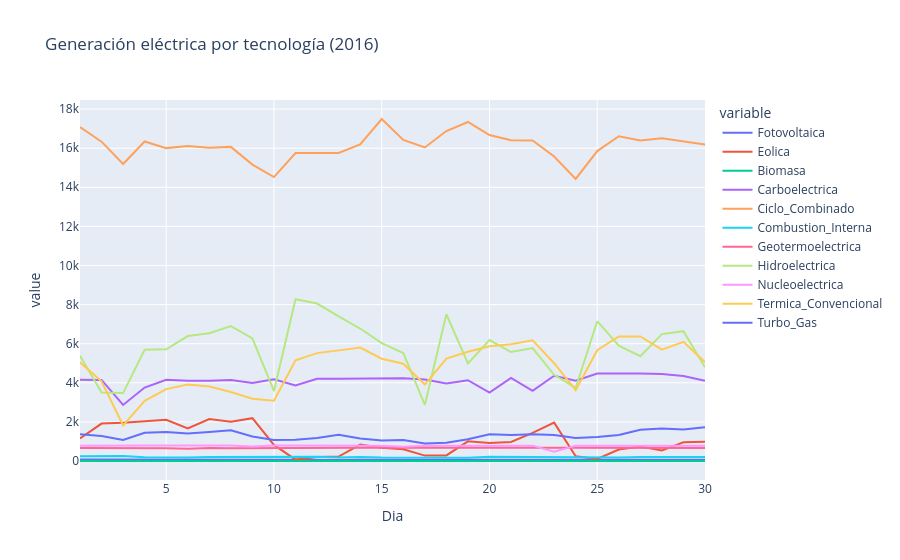

Notebook source saved alongside this figure:
### Code cell
fig = px.line(
    datos,
    x="Dia",
    y=datos.columns[1:],
    title="Generación eléctrica por tecnología (2016)"
)

fig.show()

### Figure 1 — Plotly figure (JSON) as saved in the notebook; plotly's stock layout.template omitted (floating-point values rounded to 4 significant figures)
{"data": [{"hovertemplate": "variable=Fotovoltaica<br>Dia=%{x}<br>value=%{y}<extra></extra>", "legendgroup": "Fotovoltaica", "line": {"color": "#636efa", "dash": "solid"}, "marker": {"symbol": "circle"}, "mode": "lines", "name": "Fotovoltaica", "orientation": "v", "showlegend": true, "type": "scatter", "x": [1, 2, 3, 4, 5, 6, 7, 8, 9, 10, 11, 12, 13, 14, 15, 16, 17, 18, 19, 20, 21, 22, 23, 24, 25, 26, 27, 28, 29, 30], "xaxis": "x", "y": [77.73, 75.9, 67.71, 66.34, 65.25, 31.48, 51.37, 39.73, 41.47, 60.02, 61.62, 48.13, 48.45, 64.22, 56.51, 62.76, 63.72, 62.18, 63.77, 57.94, 65.4, 58.75, 53.02, 67.56, 62.98, 67.1, 65.8, 67.2, 38.95, 62.19], "yaxis": "y"}, {"hovertemplate": "variable=Eolica<br>Dia=%{x}<br>value=%{y}<extra></extra>", "legendgroup": "Eolica", "line": {"color": "#EF553B", "dash": "solid"}, "marker": {"symbol": "circle"}, "mode": "lines", "name": "Eolica", "orientation": "v", "showlegend": true, "type": "scatter", "x": [1, 2, 3, 4, 5, 6, 7, 8, 9, 10, 11, 12, 13, 14, 15, 16, 17, 18, 19, 20, 21, 22, 23, 24, 25, 26, 27, 28, 29, 30], "xaxis": "x", "y": [1150.0, 1915.0, 1954.0, 2037.0, 2111.0, 1664.0, 2147.0, 2004.0, 2192.0, 822.9, 71.65, 204.7, 228.5, 838.3, 679.4, 598.1, 275.4, 284.2, 1008.0, 923.9, 977.2, 1440.0, 1963.0, 237.1, 103.8, 584.7, 734.9, 542.0, 959.8, 990.3], "yaxis": "y"}, {"hovertemplate": "variable=Biomasa<br>Dia=%{x}<br>value=%{y}<extra></extra>", "legendgroup": "Biomasa", "line": {"color": "#00cc96", "dash": "solid"}, "marker": {"symbol": "circle"}, "mode": "lines", "name": "Biomasa", "orientation": "v", "showlegend": true, "type": "scatter", "x": [1, 2, 3, 4, 5, 6, 7, 8, 9, 10, 11, 12, 13, 14, 15, 16, 17, 18, 19, 20, 21, 22, 23, 24, 25, 26, 27, 28, 29, 30], "xaxis": "x", "y": [0.413, 0.424, 0.343, 0.239, 0.208, 0.0, 0.0, 0.481, 0.489, 0.0, 0.0, 0.0, 0.0, 0.0, 0.0, 0.0, 0.0, 0.466, 0.0, 0.0, 0.0, 0.0, 0.0, 0.0, 1.141, 0.0, 0.0, 0.0, 0.022, 0.0], "yaxis": "y"}, {"hovertemplate": "variable=Carboelectrica<br>Dia=%{x}<br>value=%{y}<extra></extra>", "legendgroup": "Carboelectrica", "line": {"color": "#ab63fa", "dash": "solid"}, "marker": {"symbol": "circle"}, "mode": "lines", "name": "Carboelectrica", "orientation": "v", "showlegend": true, "type": "scatter", "x": [1, 2, 3, 4, 5, 6, 7, 8, 9, 10, 11, 12, 13, 14, 15, 16, 17, 18, 19, 20, 21, 22, 23, 24, 25, 26, 27, 28, 29, 30], "xaxis": "x", "y": [4160.0, 4148.0, 2867.0, 3755.0, 4159.0, 4103.0, 4103.0, 4142.0, 3987.0, 4185.0, 3870.0, 4201.0, 4210.0, 4208.0, 4236.0, 4227.0, 4171.0, 3969.0, 4132.0, 3498.0, 4251.0, 3591.0, 4358.0, 4102.0, 4471.0, 4485.0, 4472.0, 4450.0, 4348.0, 4103.0], "yaxis": "y"}, {"hovertemplate": "variable=Ciclo_Combinado<br>Dia=%{x}<br>value=%{y}<extra></extra>", "legendgroup": "Ciclo_Combinado", "line": {"color": "#FFA15A", "dash": "solid"}, "marker": {"symbol": "circle"}, "mode": "lines", "name": "Ciclo_Combinado", "orientation": "v", "showlegend": true, "type": "scatter", "x": [1, 2, 3, 4, 5, 6, 7, 8, 9, 10, 11, 12, 13, 14, 15, 16, 17, 18, 19, 20, 21, 22, 23, 24, 25, 26, 27, 28, 29, 30], "xaxis": "x", "y": [17080.0, 16330.0, 15190.0, 16340.0, 16000.0, 16110.0, 16020.0, 16070.0, 15160.0, 14520.0, 15750.0, 15770.0, 15750.0, 16200.0, 17490.0, 16430.0, 16040.0, 16880.0, 17340.0, 16670.0, 16410.0, 16400.0, 15570.0, 14430.0, 15850.0, 16610.0, 16390.0, 16500.0, 16330.0, 16190.0], "yaxis": "y"}, {"hovertemplate": "variable=Combustion_Interna<br>Dia=%{x}<br>value=%{y}<extra></extra>", "legendgroup": "Combustion_Interna", "line": {"color": "#19d3f3", "dash": "solid"}, "marker": {"symbol": "circle"}, "mode": "lines", "name": "Combustion_Interna", "orientation": "v", "showlegend": true, "type": "scatter", "x": [1, 2, 3, 4, 5, 6, 7, 8, 9, 10, 11, 12, 13, 14, 15, 16, 17, 18, 19, 20, 21, 22, 23, 24, 25, 26, 27, 28, 29, 30], "xaxis": "x", "y": [242.6, 267.3, 261.4, 191.4, 179.3, 185.0, 203.2, 209.9, 219.8, 215.7, 212.8, 214.1, 178.7, 206.0, 178.0, 175.1, 187.2, 201.2, 172.6, 211.9, 204.4, 211.1, 212.2, 211.6, 207.6, 184.5, 207.8, 207.4, 212.0, 209.7], "yaxis": "y"}, {"hovertemplate": "variable=Geotermoelectrica<br>Dia=%{x}<br>value=%{y}<extra></extra>", "legendgroup": "Geotermoelectrica", "line": {"color": "#FF6692", "dash": "solid"}, "marker": {"symbol": "circle"}, "mode": "lines", "name": "Geotermoelectrica", "orientation": "v", "showlegend": true, "type": "scatter", "x": [1, 2, 3, 4, 5, 6, 7, 8, 9, 10, 11, 12, 13, 14, 15, 16, 17, 18, 19, 20, 21, 22, 23, 24, 25, 26, 27, 28, 29, 30], "xaxis": "x", "y": [667.3, 668.9, 662.5, 663.1, 650.8, 625.6, 661.5, 655.6, 661.6, 643.1, 645.9, 672.9, 665.9, 699.1, 700.1, 700.2, 693.8, 672.2, 665.5, 670.0, 666.0, 668.2, 673.2, 674.7, 673.0, 671.4, 670.3, 670.2, 668.9, 669.2], "yaxis": "y"}, {"hovertemplate": "variable=Hidroelectrica<br>Dia=%{x}<br>value=%{y}<extra></extra>", "legendgroup": "Hidroelectrica", "line": {"color": "#B6E880", "dash": "solid"}, "marker": {"symbol": "circle"}, "mode": "lines", "name": "Hidroelectrica", "orientation": "v", "showlegend": true, "type": "scatter", "x": [1, 2, 3, 4, 5, 6, 7, 8, 9, 10, 11, 12, 13, 14, 15, 16, 17, 18, 19, 20, 21, 22, 23, 24, 25, 26, 27, 28, 29, 30], "xaxis": "x", "y": [5377.0, 3507.0, 3473.0, 5691.0, 5716.0, 6389.0, 6537.0, 6899.0, 6267.0, 3579.0, 8275.0, 8055.0, 7400.0, 6777.0, 6025.0, 5523.0, 2867.0, 7506.0, 4994.0, 6188.0, 5574.0, 5780.0, 4410.0, 3740.0, 7151.0, 5898.0, 5360.0, 6492.0, 6640.0, 4790.0], "yaxis": "y"}, {"hovertemplate": "variable=Nucleoelectrica<br>Dia=%{x}<br>value=%{y}<extra></extra>", "legendgroup": "Nucleoelectrica", "line": {"color": "#FF97FF", "dash": "solid"}, "marker": {"symbol": "circle"}, "mode": "lines", "name": "Nucleoelectrica", "orientation": "v", "showlegend": true, "type": "scatter", "x": [1, 2, 3, 4, 5, 6, 7, 8, 9, 10, 11, 12, 13, 14, 15, 16, 17, 18, 19, 20, 21, 22, 23, 24, 25, 26, 27, 28, 29, 30], "xaxis": "x", "y": [777.7, 791.8, 790.8, 794.2, 790.8, 788.9, 789.8, 787.4, 736.2, 787.8, 789.1, 789.8, 784.9, 786.0, 785.8, 732.3, 780.6, 783.0, 784.5, 786.5, 786.4, 785.8, 475.9, 781.2, 785.2, 783.6, 783.5, 783.5, 780.2, 785.3], "yaxis": "y"}, {"hovertemplate": "variable=Termica_Convencional<br>Dia=%{x}<br>value=%{y}<extra></extra>", "legendgroup": "Termica_Convencional", "line": {"color": "#FECB52", "dash": "solid"}, "marker": {"symbol": "circle"}, "mode": "lines", "name": "Termica_Convencional", "orientation": "v", "showlegend": true, "type": "scatter", "x": [1, 2, 3, 4, 5, 6, 7, 8, 9, 10, 11, 12, 13, 14, 15, 16, 17, 18, 19, 20, 21, 22, 23, 24, 25, 26, 27, 28, 29, 30], "xaxis": "x", "y": [5048.0, 4079.0, 1823.0, 3076.0, 3679.0, 3916.0, 3809.0, 3528.0, 3181.0, 3079.0, 5147.0, 5519.0, 5659.0, 5805.0, 5230.0, 4979.0, 3910.0, 5242.0, 5588.0, 5866.0, 5971.0, 6177.0, 5001.0, 3625.0, 5668.0, 6368.0, 6369.0, 5693.0, 6096.0, 5052.0], "yaxis": "y"}, {"hovertemplate": "variable=Turbo_Gas<br>Dia=%{x}<br>value=%{y}<extra></extra>", "legendgroup": "Turbo_Gas", "line": {"color": "#636efa", "dash": "solid"}, "marker": {"symbol": "circle"}, "mode": "lines", "name": "Turbo_Gas", "orientation": "v", "showlegend": true, "type": "scatter", "x": [1, 2, 3, 4, 5, 6, 7, 8, 9, 10, 11, 12, 13, 14, 15, 16, 17, 18, 19, 20, 21, 22, 23, 24, 25, 26, 27, 28, 29, 30], "xaxis": "x", "y": [1362.0, 1279.0, 1074.0, 1446.0, 1479.0, 1413.0, 1485.0, 1576.0, 1257.0, 1075.0, 1088.0, 1181.0, 1336.0, 1153.0, 1054.0, 1070.0, 889.4, 937.4, 1108.0, 1367.0, 1330.0, 1373.0, 1327.0, 1179.0, 1229.0, 1336.0, 1602.0, 1662.0, 1608.0, 1726.0], "yaxis": "y"}], "layout": {"legend": {"title": {"text": "variable"}, "tracegroupgap": 0}, "title": {"text": "Generación eléctrica por tecnología (2016)"}, "xaxis": {"anchor": "y", "domain": [0, 1], "title": {"text": "Dia"}}, "yaxis": {"anchor": "x", "domain": [0, 1], "title": {"text": "value"}}}}
